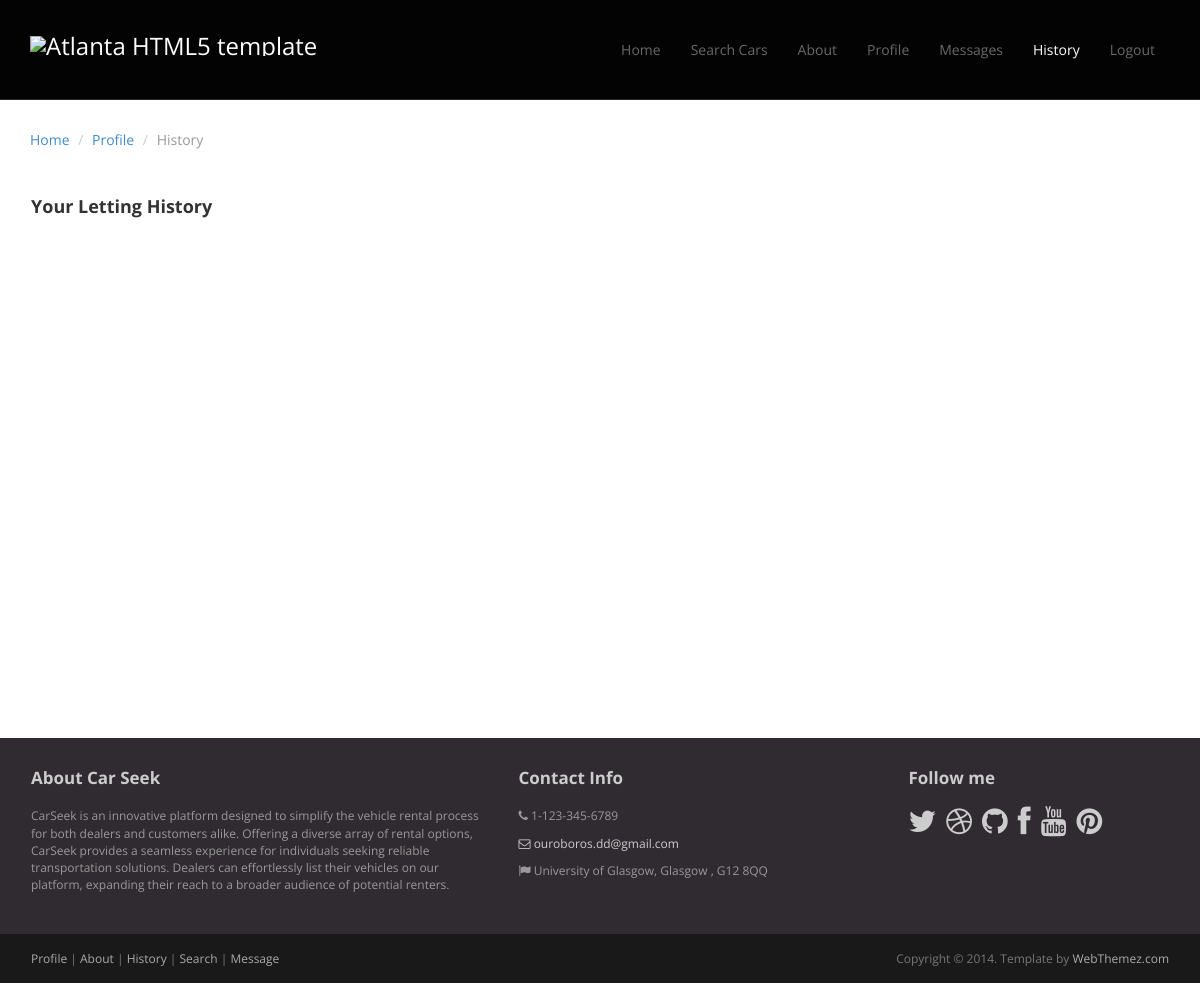
The page /profile/history (signed in) on the database as committed earlier.
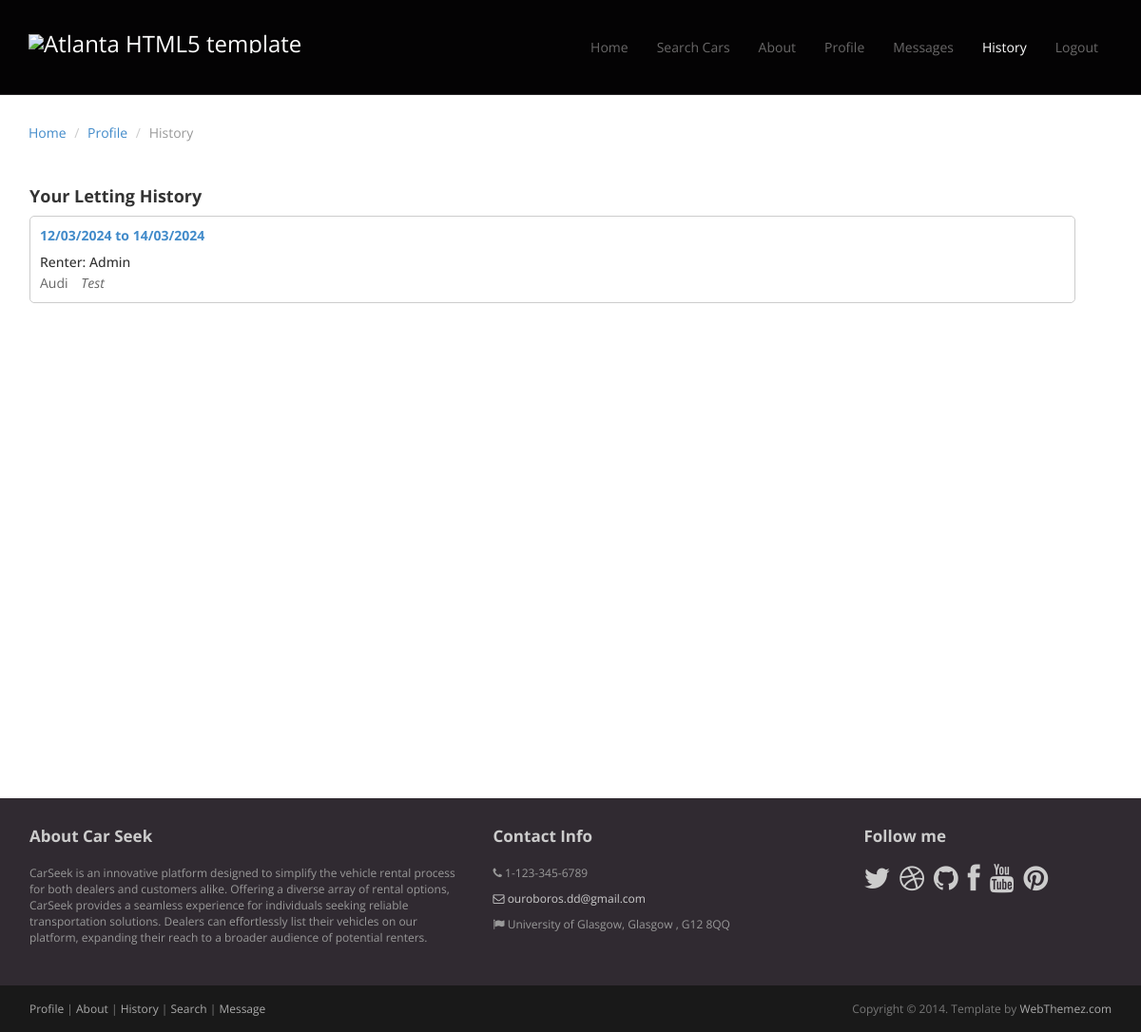
The same page on the database as committed later.
### BaseApp/models.py (models this page shows, shortened)
class RentalAgreement(models.Model):
    renter = models.ForeignKey(CarSeekUser, on_delete=models.CASCADE, blank=False, null=False)
    car = models.ForeignKey(Car, on_delete=models.DO_NOTHING, related_name='rented_cars')
    rental_start_date = models.DateField()
    rental_end_date = models.DateField()

class CarSeekUser(AbstractUser):
    USER_TYPE_CHOICES = [
        ('renter', 'renter'),
        ('dealer', 'dealer'),
    ]
    user_type = models.CharField(max_length=10, choices=USER_TYPE_CHOICES)
    drivers_license = models.CharField(max_length=16, blank=True, null=True)

class Car(models.Model):
    brand = models.CharField(max_length=50)
    posted_by = models.ForeignKey(CarSeekUser, on_delete=models.CASCADE)
    model = models.CharField(max_length=50)
    rental_rate_per_day = models.DecimalField(max_digits=8, decimal_places=2)
    not_available_on = models.ManyToManyField(UnavailableDate, blank=True, related_name='cars_with_unavailable_dates')
    location = models.CharField(max_length=10)  # Adjust the max_length as needed
    image = models.ImageField(upload_to='car_images/', null=True, blank=True)

### BaseApp/views.py (the view)
# urls.py: path('profile/history', views.userHistory, name="user-history"),
@login_required(login_url='login')
def userHistory(request):
    if request.user.user_type == 'renter':
        rental_agreements = RentalAgreement.objects.filter(renter=request.user)
    else:
        rental_agreements = RentalAgreement.objects.filter(car__posted_by=request.user)
    context = {
        'page': 'history',
        'rental_agreements': rental_agreements
    }
    return render(request, 'BaseApp/user_history.html', context)

### BaseApp/templates/BaseApp/user_history.html (shortened to what this page needs)
{% extends 'user_profile_layout.html' %}
{% block content%}
<header id="head" class="secondary"></header>
<div class="container">
  <ol class="breadcrumb">
    <li><a href="{% url 'home' %}">Home</a></li>
    <li><a href="{% url 'user-profile' %}">Profile</a></li>
    <li class="active">History</li>
  </ol>
  <div class="row">
    {% if request.user.user_type == 'renter' %}
    <aside class="col-sm-4 sidebar sidebar-right">
      <div class="panel">
        <h3><strong>Your Purchase History</strong></h3>
        <ul class="list-unstyled list-spaces">
          {% for agreement in rental_agreements %}
          <li class="rental-agreement-item">
            <a href="{% url 'generate_pdf' agreement.id %}"
              >{{ agreement.rental_start_date|date:"d/m/Y" }} to
              {{agreement.rental_end_date|date:"d/m/Y" }}</a
            ><br />
            <h5>Dealer: {{ agreement.car.posted_by.username }}</h5>
            <span class="car-details">
              <span class="car-brand">{{ agreement.car.brand }}</span>
              <span class="car-model">{{ agreement.car.model }}</span>
            </span>
          </li>
          {% endfor%}
        </ul>
      </div>
    </aside>
    {% else %}
    <aside class="col-sm-4 sidebar sidebar-right">
      <div class="panel">
        <h4><strong>Your Letting History</strong></h4>
        <ul class="list-unstyled list-spaces">
          {% for agreement in rental_agreements %}
          <li class="rental-agreement-item">
            <a href="{% url 'generate_pdf' agreement.id %}"
              >{{ agreement.rental_start_date|date:"d/m/Y" }} to
              {{agreement.rental_end_date|date:"d/m/Y" }}</a
            ><br />
            <h5>Renter: {{ agreement.renter.username }}</h5>
            <span class="car-details">
              <span class="car-brand">{{ agreement.car.brand|title }}</span>
              <span class="car-model">{{ agreement.car.model|title }}</span>
            </span>
          </li>
          {% endfor%}
        </ul>
      </div>
    </aside>
    {% endif %}
  </div>
  {% for i in 'x'|rjust:20 %}
  <br />
  {% endfor %}
</div>
{% endblock content%}

### BaseApp/templates/BaseApp/user_profile_layout.html (shortened to what this page needs)
<!DOCTYPE html>
<html lang="en">
<head>
	{% load static %}
	<link rel="stylesheet" href="{% static 'assets/css/bootstrap.min.css' %}">
	<link rel="stylesheet" href="{% static 'assets/css/font-awesome.min.css' %}">
	<link rel="stylesheet" href="{% static 'assets/css/bootstrap-theme.css' %}" media="screen" >
	<link rel="stylesheet" type="text/css" href="{% static 'assets/css/da-slider.css' %}" />
	<link rel="stylesheet" href="{% static 'assets/css/style.css' %}">
	<link rel="stylesheet" href="{% static 'assets/css/chatbox.css' %}">
</head>
<body>
	<div class="navbar navbar-inverse navbar-fixed-top headroom" >
		<div class="container">
			<div class="navbar-header">
				<a class="navbar-brand" href="{% url 'home' %}"><img src="{% static 'assets/images/carseeklogo.png'%}" alt="Atlanta HTML5 template"></a>
			</div>
			<div class="navbar-collapse collapse">
				<ul class="nav navbar-nav pull-right">
					{% if page == 'home' %}<li class="active">{% else %}<li>{% endif %}<a href="{% url 'home' %}">Home</a></li>
					{% if page == 'search' %}<li class="active">{% else %}<li>{% endif %}<a href="{% url 'search' %}">Search Cars</a></li>
					{% if page == 'about' %}<li class="active">{% else %}<li>{% endif %}<a href="{% url 'user-about' %}">About</a></li>
					{% if request.user.is_authenticated %}
					{% if page == 'index' %}<li class="active">{% else %}<li>{% endif %}<a href="{% url 'user-profile' %}">Profile</a></li>
					{% if page == 'chatbox' %}<li class="active">{% else %}<li>{% endif %}<a href="{% url 'user-chatbox' %}">Messages</a></li>
					{% if page == 'history' %}<li class="active">{% else %}<li>{% endif %}<a href="{% url 'user-history' %}">History</a></li>
					<li><a href="{% url 'logout' %}">Logout</a></li>
					{% else %}
					<li><a href="{% url 'login' %}">Login/Register</a></li>
					{% endif %}
				</ul>
			</div>
		</div>
	</div>
    {% block content%} {% endblock%}
	<footer id="footer" class="top-space">
		<div class="footer1">
			<div class="container">
				<div class="row">
					<div class="col-md-5 panel">
						<h3 class="panel-title">About Car Seek</h3>
						<div class="panel-body">
							<p>CarSeek is an innovative platform designed to simplify the vehicle rental process for both dealers and customers alike. Offering a diverse array of rental options, CarSeek provides a seamless experience for individuals seeking reliable transportation solutions. Dealers can effortlessly list their vehicles on our platform, expanding their reach to a broader audience of potential renters.</p>
						</div>
					</div>
					<div class="col-md-4 panel contact">
						<h3 class="panel-title">Contact Info</h4>
						<div class="panel-body">
						<ul>
						  <li><i class="fa fa-phone"></i> 1-123-345-6789</li>
						  <li><a href="#"><i class="fa fa-envelope-o"></i> ouroboros.dd@gmail.com</a></li>
						  <li><i class="fa fa-flag"></i> University of Glasgow, Glasgow , G12 8QQ</li>
						</ul>
						</div>
					</div>
					<div class="col-md-3 panel">
						<h3 class="panel-title">Follow me</h3>
						<div class="panel-body">
							<p class="follow-me-icons">
								<a href=""><i class="fa fa-twitter fa-2"></i></a>
								<a href=""><i class="fa fa-dribbble fa-2"></i></a>
								<a href=""><i class="fa fa-github fa-2"></i></a>
								<a href=""><i class="fa fa-facebook fa-2"></i></a>
								<a href=""><i class="fa fa-youtube fa-2"></i></a>
								<a href=""><i class="fa fa-pinterest fa-2"></i></a>
							</p>
						</div>
					</div>
				</div>
			</div>
		</div>
		<div class="footer2">
			<div class="container">
				<div class="row">
					<div class="col-md-6 panel">
						<div class="panel-body">
							<p class="simplenav">
								<a href="{% url 'user-profile' %}">Profile</a> |
								<a href="{% url 'user-about' %}">About</a> |
								<a href="{% url 'user-history' %}">History</a> |
								<a href="{% url 'search' %}">Search</a> |
								<a href="{% url 'user-chatbox' %}">Message</a>
							</p>
						</div>
					</div>
					<div class="col-md-6 panel">
						<div class="panel-body">
							<p class="text-right">
								Copyright &copy; 2014. Template by <a href="http://webthemez.com/" rel="develop">WebThemez.com</a>
							</p>
						</div>
					</div>
				</div>
			</div>
		</div>
	</footer>
</body>
</html>

### BaseApp/static/assets/css/style.css (style rules this page uses)
h1, h2, h3, h4, h5, h6 { font-family: "Open sans", Helvetica, Arial; }
h1, .h1, h2, .h2, h3, .h3 { margin-top: 30px; }
#head { background: #181015 url( ../images/bg_header.jpg) no-repeat; background-size: cover; min-height: 520px; text-align: center; padding-top: 240px; color: white; font-family: "Open sans", Helvetica, Arial; font-weight: 300; }
#head.secondary { height: 100px; min-height: 100px; padding-top: 0px; }
.panel { margin-bottom: 0px; background-color: transparent; border: 1px solid transparent; border-radius: 0px; -webkit-box-shadow: none; box-shadow: none; }
.panel-body { padding: 0px; }
.headroom { -webkit-transition: all 0.4s ease-out; -moz-transition: all 0.4s ease-out; -o-transition: all 0.4s ease-out; transition: all 0.4s ease-out; }
.breadcrumb { background: none; padding: 0; margin: 30px 0 0px 0; }
ul.list-spaces li { margin-bottom: 10px; }
.top-space { margin-top: 60px; }
img { max-width: 100%; }
.sidebar { padding-top: 36px; padding-bottom: 30px; }
.sidebar .panel { margin-bottom: 20px; }
.footer1 { background: #302A31; padding: 30px 0 0 0; font-size: 12px; color: #999; }
.footer1 a { color: #ccc; }
.footer1 .panel { margin-bottom: 30px; }
.footer1 .panel-title { font-size: 17px; font-weight: bold; color: #ccc; margin: 0 0 20px; }
.follow-me-icons { font-size: 30px; }
.follow-me-icons i { float: left; margin: 0 10px 0 0; }
.footer2 { background: #191919; padding: 15px 0; color: #777; font-size: 12px; }
.footer2 a { color: #aaa; }
.footer2 p { margin: 0; }
.contact ul { padding:0px; }
.contact ul li { margin-bottom: 10px; list-style: none; }
footer ul li { list-style: none; }

### BaseApp/static/assets/css/chatbox.css (style rules this page uses)
body, .chat-container, .chat-messages, .message, .chat-form input, .chat-form button { font-family: 'Open sans', Helvetica, Arial; }

### BaseApp/templates/BaseApp/user_history.html (style rules this page uses)
.rental-agreement-item { margin-bottom: 20px; padding: 10px; border: 1px solid #ccc; border-radius: 5px; width: 110rem; }
.rental-agreement-item a { text-decoration: none; font-weight: bold; }
.rental-agreement-item h5 { margin-top: 10px; margin-bottom: 5px; }
.car-details { color: #666; }
.car-brand { margin-right: 10px; }
.car-model { font-style: italic; }

Rows that differ between the two databases and show on the page:
added RentalAgreement: rental_start_date "12/03/2024", rental_end_date "14/03/2024", renter.username "Admin", car.brand "Audi", car.model "Test"
